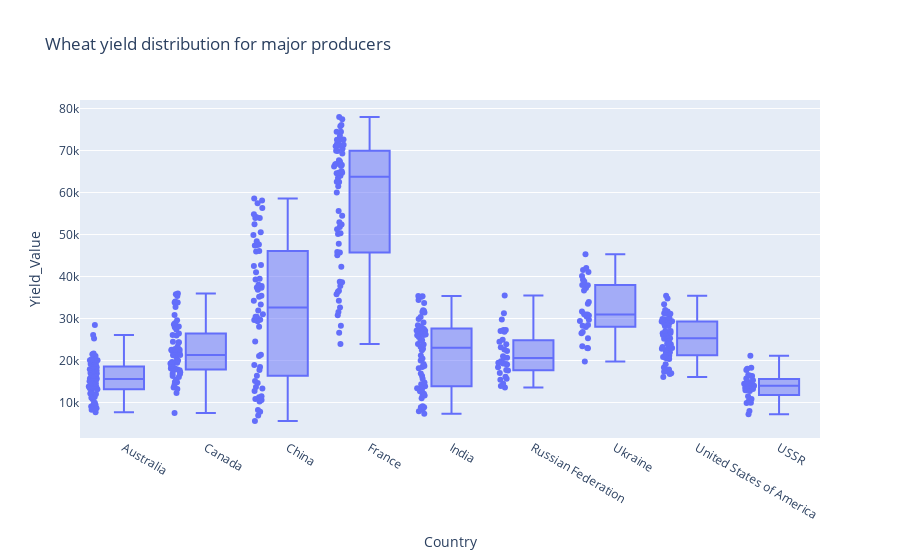

This figure's notebook cell:
### Code cell
major = df[df['Country'].isin(['India', 'France', 'Canada', 'USSR', 'Russian Federation', 'United States of America', 'Australia', 'Ukraine', 'China'])]

fig_box = px.box(
    major,
    x='Country',
    y='Yield_Value',
    title='Wheat yield distribution for major producers',
    points="all"
)

fig_box.show()

### Figure 1 — Plotly figure (JSON) as saved in the notebook; plotly's stock layout.template omitted (floating-point values rounded to 4 significant figures; data arrays with more than 128 entries replaced by an {"elided": "..."} marker saying what was removed)
{"data": [{"alignmentgroup": "True", "boxpoints": "all", "hovertemplate": "Country=%{x}<br>Yield_Value=%{y}<extra></extra>", "legendgroup": "", "marker": {"color": "#636efa"}, "name": "", "notched": false, "offsetgroup": "", "orientation": "v", "showlegend": false, "type": "box", "x": {"elided": "465 str values"}, "x0": " ", "xaxis": "x", "y": {"elided": "465 int values"}, "y0": " ", "yaxis": "y"}], "layout": {"boxmode": "group", "legend": {"tracegroupgap": 0}, "title": {"text": "Wheat yield distribution for major producers"}, "xaxis": {"anchor": "y", "domain": [0, 1], "title": {"text": "Country"}}, "yaxis": {"anchor": "x", "domain": [0, 1], "title": {"text": "Yield_Value"}}}}
